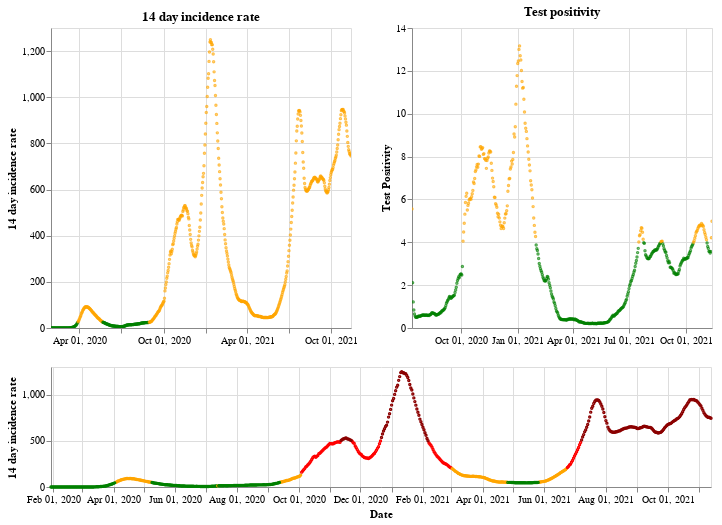

The notebook cell saved with this chart:
### Markdown cell above
## England

### Code cell
plot_traffic_light('England')

### Figure 1 — Vega-Lite specification as saved in the notebook (floating-point values rounded to 4 significant figures; data arrays with more than 128 entries replaced by an {"elided": "..."} marker saying what was removed)
{"config": {"view": {"continuousWidth": 400, "continuousHeight": 300}}, "vconcat": [{"hconcat": [{"mark": {"type": "point", "size": 2}, "encoding": {"color": {"condition": {"value": "green", "test": "(datum.twoWeeklyCasesRate <= 25)"}, "value": "orange"}, "tooltip": [{"type": "nominal", "field": "areaName"}, {"type": "temporal", "field": "date"}, {"type": "quantitative", "field": "twoWeeklyCasesRate"}, {"type": "quantitative", "field": "testPositivity"}], "x": {"type": "temporal", "axis": {"title": ""}, "field": "date", "scale": {"domain": {"selection": "DateBrush"}}, "timeUnit": "yearmonthdate"}, "y": {"type": "quantitative", "axis": {"title": "14 day incidence rate"}, "field": "twoWeeklyCasesRate"}}, "title": "14 day incidence rate", "width": 300}, {"mark": {"type": "point", "size": 2}, "encoding": {"color": {"condition": {"value": "green", "test": "(datum.testPositivity <= 4)"}, "value": "orange"}, "tooltip": [{"type": "nominal", "field": "areaName"}, {"type": "temporal", "field": "date"}, {"type": "quantitative", "field": "twoWeeklyCasesRate"}, {"type": "quantitative", "field": "testPositivity"}], "x": {"type": "temporal", "axis": {"title": ""}, "field": "date", "scale": {"domain": {"selection": "DateBrush"}}, "timeUnit": "yearmonthdate"}, "y": {"type": "quantitative", "axis": {"title": "Test Positivity"}, "field": "testPositivity"}}, "title": "Test positivity", "width": 300}]}, {"layer": [{"mark": {"type": "point", "size": 2}, "encoding": {"color": {"condition": {"value": "orange", "test": "(((datum.testPositivity < 4) && (datum.twoWeeklyCasesRate >= 50)) && (datum.twoWeeklyCasesRate < 200))"}, "value": "red"}, "opacity": {"condition": {"value": 1, "test": "((datum.twoWeeklyCasesRate >= 50) && (datum.twoWeeklyCasesRate < 500))"}, "value": 0}, "tooltip": [{"type": "nominal", "field": "areaName"}, {"type": "temporal", "field": "date"}, {"type": "quantitative", "field": "twoWeeklyCasesRate"}, {"type": "quantitative", "field": "testPositivity"}], "x": {"type": "temporal", "axis": {"title": "Date"}, "field": "date", "timeUnit": "yearmonthdate"}, "y": {"type": "quantitative", "axis": {"title": "14 day incidence rate"}, "field": "twoWeeklyCasesRate"}}, "selection": {"DateBrush": {"type": "interval", "encodings": ["x"], "fields": ["Time"]}}}, {"mark": {"type": "point", "size": 2}, "encoding": {"color": {"value": "darkred"}, "opacity": {"condition": {"value": 1, "test": "(datum.twoWeeklyCasesRate >= 500)"}, "value": 0}, "tooltip": [{"type": "nominal", "field": "areaName"}, {"type": "temporal", "field": "date"}, {"type": "quantitative", "field": "twoWeeklyCasesRate"}, {"type": "quantitative", "field": "testPositivity"}], "x": {"type": "temporal", "axis": {"title": "Date"}, "field": "date", "timeUnit": "yearmonthdate"}, "y": {"type": "quantitative", "axis": {"title": "14 day incidence rate"}, "field": "twoWeeklyCasesRate"}}}, {"mark": {"type": "point", "size": 2}, "encoding": {"color": {"condition": {"value": "green", "test": "((datum.testPositivity < 4) && (datum.twoWeeklyCasesRate < 50))"}, "value": "orange"}, "opacity": {"condition": {"value": 1, "test": "(datum.twoWeeklyCasesRate < 50)"}, "value": 0}, "tooltip": [{"type": "nominal", "field": "areaName"}, {"type": "temporal", "field": "date"}, {"type": "quantitative", "field": "twoWeeklyCasesRate"}, {"type": "quantitative", "field": "testPositivity"}], "x": {"type": "temporal", "axis": {"title": "Date"}, "field": "date", "timeUnit": "yearmonthdate"}, "y": {"type": "quantitative", "axis": {"title": "14 day incidence rate"}, "field": "twoWeeklyCasesRate"}}}], "height": 120, "width": 660}], "data": {"name": "data-8f7f80fc9bd46c6b121debf602da323c"}, "$schema": "https://vega.github.io/schema/vega-lite/v4.8.1.json", "datasets": {"data-8f7f80fc9bd46c6b121debf602da323c": {"elided": "654 records"}}}
